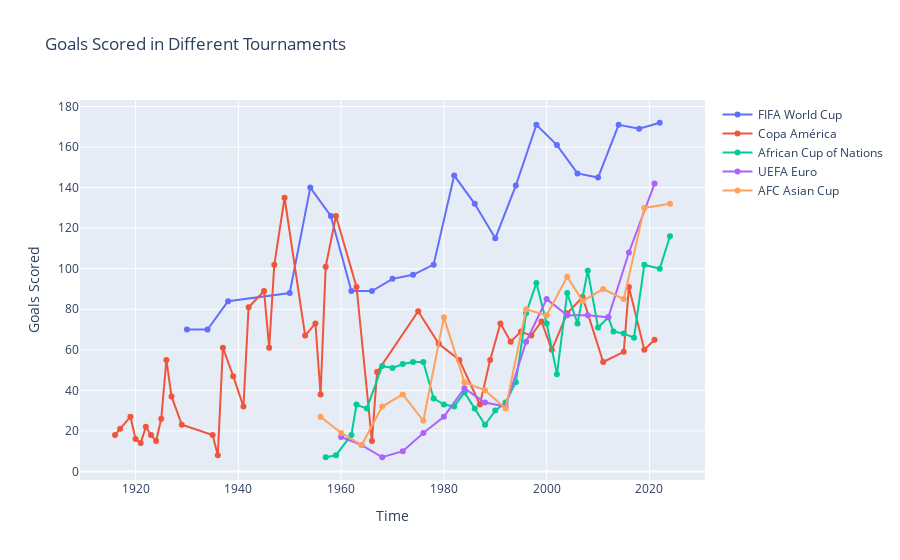

This figure's notebook cell:
### Code cell
import plotly.graph_objs as go
import plotly.offline as pyo

# Create a single plot
fig = go.Figure()

# Add line plots to the single plot
fig.add_trace(go.Scatter(x=world_cup_goals.index, y=world_cup_goals['Goals Scored'], mode='lines+markers', name='FIFA World Cup'))
fig.add_trace(go.Scatter(x=copa_america_goals.index, y=copa_america_goals['Goals Scored'], mode='lines+markers', name='Copa América'))
fig.add_trace(go.Scatter(x=afcon_goals.index, y=afcon_goals['Goals Scored'], mode='lines+markers', name='African Cup of Nations'))
fig.add_trace(go.Scatter(x=euros_goals.index, y=euros_goals['Goals Scored'], mode='lines+markers', name='UEFA Euro'))
fig.add_trace(go.Scatter(x=asian_cup_goals.index, y=asian_cup_goals['Goals Scored'], mode='lines+markers', name='AFC Asian Cup'))

# Update layout settings
fig.update_layout(title='Goals Scored in Different Tournaments', xaxis_title='Time', yaxis_title='Goals Scored')

# Show the plot
# pyo.iplot(fig)
fig.show()

### Figure 1 — Plotly figure (JSON) as saved in the notebook; plotly's stock layout.template omitted (floating-point values rounded to 4 significant figures)
{"data": [{"mode": "lines+markers", "name": "FIFA World Cup", "type": "scatter", "x": [1930, 1934, 1938, 1950, 1954, 1958, 1962, 1966, 1970, 1974, 1978, 1982, 1986, 1990, 1994, 1998, 2002, 2006, 2010, 2014, 2018, 2022], "y": [70, 70, 84, 88, 140, 126, 89, 89, 95, 97, 102, 146, 132, 115, 141, 171, 161, 147, 145, 171, 169, 172]}, {"mode": "lines+markers", "name": "Copa América", "type": "scatter", "x": [1916, 1917, 1919, 1920, 1921, 1922, 1923, 1924, 1925, 1926, 1927, 1929, 1935, 1936, 1937, 1939, 1941, 1942, 1945, 1946, 1947, 1949, 1953, 1955, 1956, 1957, 1959, 1963, 1966, 1967, 1975, 1979, 1983, 1987, 1989, 1991, 1993, 1995, 1997, 1999, 2001, 2004, 2007, 2011, 2015, 2016, 2019, 2021], "y": [18, 21, 27, 16, 14, 22, 18, 15, 26, 55, 37, 23, 18, 8, 61, 47, 32, 81, 89, 61, 102, 135, 67, 73, 38, 101, 126, 91, 15, 49, 79, 63, 55, 33, 55, 73, 64, 69, 67, 74, 60, 78, 86, 54, 59, 91, 60, 65]}, {"mode": "lines+markers", "name": "African Cup of Nations", "type": "scatter", "x": [1957, 1959, 1962, 1963, 1965, 1968, 1970, 1972, 1974, 1976, 1978, 1980, 1982, 1984, 1986, 1988, 1990, 1992, 1994, 1996, 1998, 2000, 2002, 2004, 2006, 2008, 2010, 2012, 2013, 2015, 2017, 2019, 2022, 2024], "y": [7, 8, 18, 33, 31, 52, 51, 53, 54, 54, 36, 33, 32, 39, 31, 23, 30, 34, 44, 78, 93, 73, 48, 88, 73, 99, 71, 76, 69, 68, 66, 102, 100, 116]}, {"mode": "lines+markers", "name": "UEFA Euro", "type": "scatter", "x": [1960, 1964, 1968, 1972, 1976, 1980, 1984, 1988, 1992, 1996, 2000, 2004, 2008, 2012, 2016, 2021], "y": [17, 13, 7, 10, 19, 27, 41, 34, 32, 64, 85, 77, 77, 76, 108, 142]}, {"mode": "lines+markers", "name": "AFC Asian Cup", "type": "scatter", "x": [1956, 1960, 1964, 1968, 1972, 1976, 1980, 1984, 1988, 1992, 1996, 2000, 2004, 2007, 2011, 2015, 2019, 2024], "y": [27, 19, 13, 32, 38, 25, 76, 44, 40, 31, 80, 77, 96, 84, 90, 85, 130, 132]}], "layout": {"title": {"text": "Goals Scored in Different Tournaments"}, "xaxis": {"title": {"text": "Time"}}, "yaxis": {"title": {"text": "Goals Scored"}}}}
